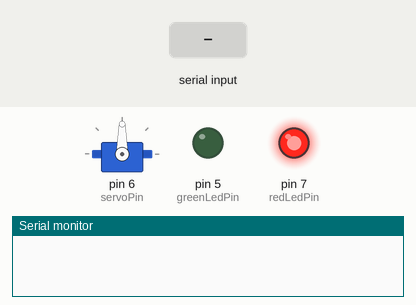
This sketch was run on a simulated Arduino Uno, built with avr-gcc and run on an emulated ATmega328P. On the bench: servo, output pins drawn as LEDs (lit = HIGH), the last lines printed to the serial monitor. Dashed ring = blinking. The test bench sets the inputs (shaded band).

Above: at 1.2 s.
1.3 s: "1" received over Serial
At 2.6 s:
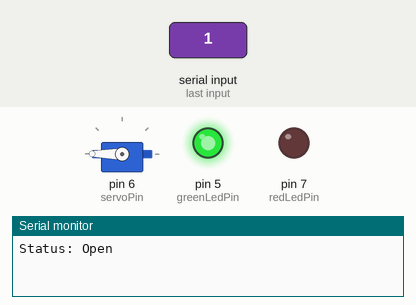
3.4 s: "0" received over Serial
At 3.55 s:
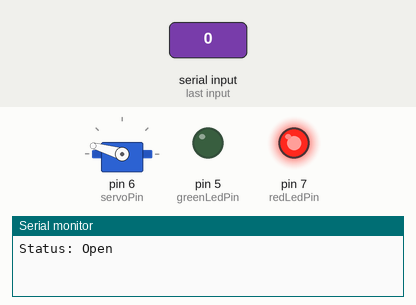
5.5 s: "X" received over Serial
At 5.57 s:
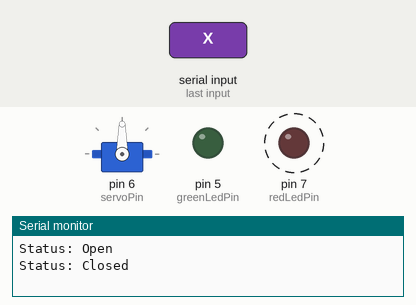
Timing chart, 0 to 8.5 s (numbered marks = the images above; inputs shaded):
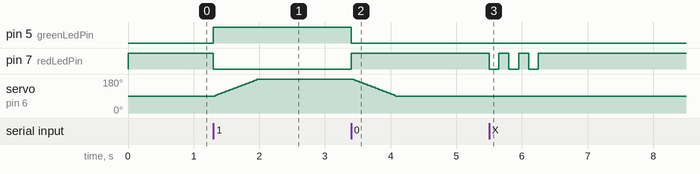

The sketch:

EXP4C.ino
```cpp
#include <Wire.h>
#include <MPU6050.h>
#include <Servo.h>

MPU6050 mpu;
Servo gateServo;

const int greenLedPin = 5;
const int servoPin = 6;
const int redLedPin = 7;

const unsigned long streamDurationMs = 2000;
const unsigned long sampleDelayMs = 50;

void setup() {
  pinMode(greenLedPin, OUTPUT);
  pinMode(redLedPin, OUTPUT);
  gateServo.attach(servoPin);
  gateServo.write(90);

  Serial.begin(9600);
  Wire.begin();
  mpu.initialize();

  // Fixed quotes here
  if (!mpu.testConnection()) {
    Serial.println("MPU6050 connection failed!");
    while (1);
  }

  digitalWrite(redLedPin, HIGH);
  digitalWrite(greenLedPin, LOW);
}

void openGate() {
  for (int pos = 90; pos <= 180; pos += 2) {
    gateServo.write(pos);
    delay(15);
  }
  Serial.println("Status: Open");
}

void closeGate() {
  for (int pos = 180; pos >= 90; pos -= 2) {
    gateServo.write(pos);
    delay(15);
  }
  Serial.println("Status: Closed");
}

void wrongCardFlash() {
  for (int i = 0; i < 3; i++) {
    digitalWrite(redLedPin, LOW);
    delay(150);
    digitalWrite(redLedPin, HIGH);
    delay(150);
  }
}

void loop() {
  if (Serial.available()) {
    char cmd = Serial.read();

    if (cmd == '1') {
      digitalWrite(greenLedPin, HIGH);
      digitalWrite(redLedPin, LOW);
      openGate();
    }
    else if (cmd == '0') {
      digitalWrite(greenLedPin, LOW);
      digitalWrite(redLedPin, HIGH);
      closeGate();
    }
    else if (cmd == 'X') {
      wrongCardFlash();
    }
    else if (cmd == 'R') {
      unsigned long start = millis();
      while (millis() - start < streamDurationMs) {
        int16_t ax, ay, az, gx, gy, gz;
        mpu.getMotion6(&ax, &ay, &az, &gx, &gy, &gz);

        // Stream as a single comma-separated line for Python parsing
        Serial.print(ax); Serial.print(",");
        Serial.print(ay); Serial.print(",");
        Serial.print(az); Serial.print(",");
        Serial.print(gx); Serial.print(",");
        Serial.print(gy); Serial.print(",");
        Serial.println(gz); // println adds the newline at the end

        delay(sampleDelayMs);
      }
    }
  }
}
```

Measured:
- after the input at 1.3 s, pin 5 (greenLedPin): LOW → HIGH at once; pin 7 (redLedPin): HIGH → LOW at once; servo on pin 6 (servoPin): moves from 90° to 180° over 0.65 s, starting at once
- after the input at 3.4 s, pin 5 (greenLedPin): HIGH → LOW at once; pin 7 (redLedPin): LOW → HIGH at once; servo on pin 6 (servoPin): moves from 180° to 90° over 0.65 s, starting at once
- after the input at 5.5 s, pin 7 (redLedPin): alternates HIGH for 0.15 s and LOW for 0.15 s, 6 changes in all, then stays HIGH, starting at once
